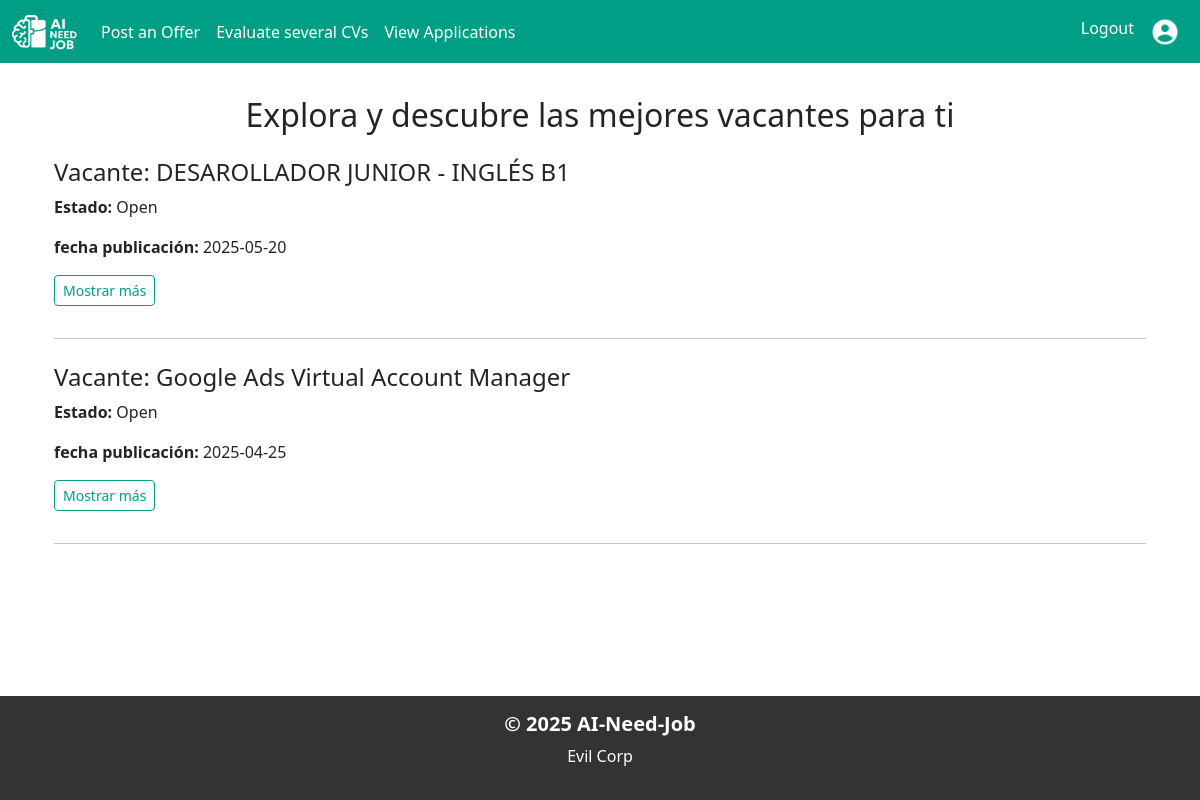
The app's page /feed/ (signed in), older data.
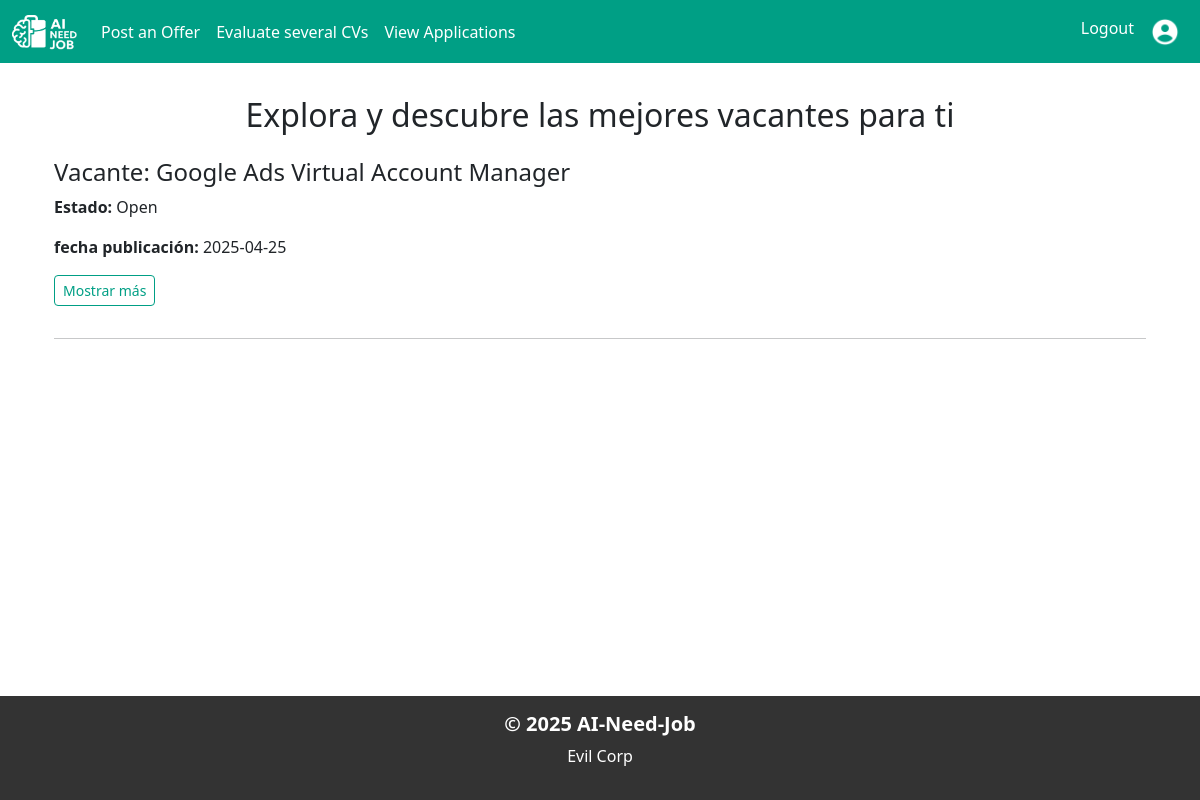
The same page, newer data.
### offer/models.py (models this page shows, shortened)
class Vacancy(models.Model):
    title = models.CharField(max_length=100)
    description = models.TextField()
    requirements = models.TextField(null=True, blank=True)
    state = models.CharField(default='open' ,max_length=20, choices=[('open', 'Open'), ('closed', 'Closed')])
    uploaded_by = models.ForeignKey('users.User', on_delete=models.CASCADE, related_name='vacancies')
    uploaded_at = models.DateTimeField(auto_now_add=True)
    embedding = models.BinaryField(default=get_default_array)  # Store the embedding as a binary field

### CVapp/views.py (the view)
# urls.py: path('feed/', views.feed, name='feed'),
def feed(request):
    if 'user_id' in request.session:
        user = User.objects.get(id=request.session['user_id'])
        vacancies = Vacancy.objects.filter(state='open').order_by('-uploaded_at')
        return render(request, 'feed.html', {'user': user, 'vacancies': vacancies})
    return redirect('login')

### CVapp/templates/feed.html (shortened to what this page needs)
{% extends 'base.html'%}
{% block content %}
<div class="container mt-4">
    <h2 class="text-center mb-4">Explora y descubre las mejores vacantes para ti</h2>
{% if vacancies %}
    {% for vacancy in vacancies%}
    <div class="mt-4">
        <h4 class="mb-2">Vacante: {{ vacancy.title }}</h4>
        <p><strong>Estado:</strong> {{ vacancy.get_state_display }}</p>
        <p><strong>fecha publicación:</strong> {{ vacancy.uploaded_at|date:"Y-m-d" }}</p>
        <button class="btn btn-outline-primary btn-sm mb-2 toggle-button" type="button"
            data-bs-toggle="collapse"
            data-bs-target="#vacancy-{{ vacancy.id }}"
            aria-expanded="false"
            aria-controls="vacancy-{{ vacancy.id }}">
            Mostrar más
        </button>
    </div>
    <hr class="my-4">
    {% endfor %}
{% else %}
    <p class="text-center">No hay ninguna vacante publicada.</p>
{% endif %}
</div>
{% endblock content %}

Row changes from the older to the newer data that the page shows:
removed Vacancy: title "DESAROLLADOR JUNIOR - INGLÉS B1", state "Open", uploaded_at "2025-05-20"
